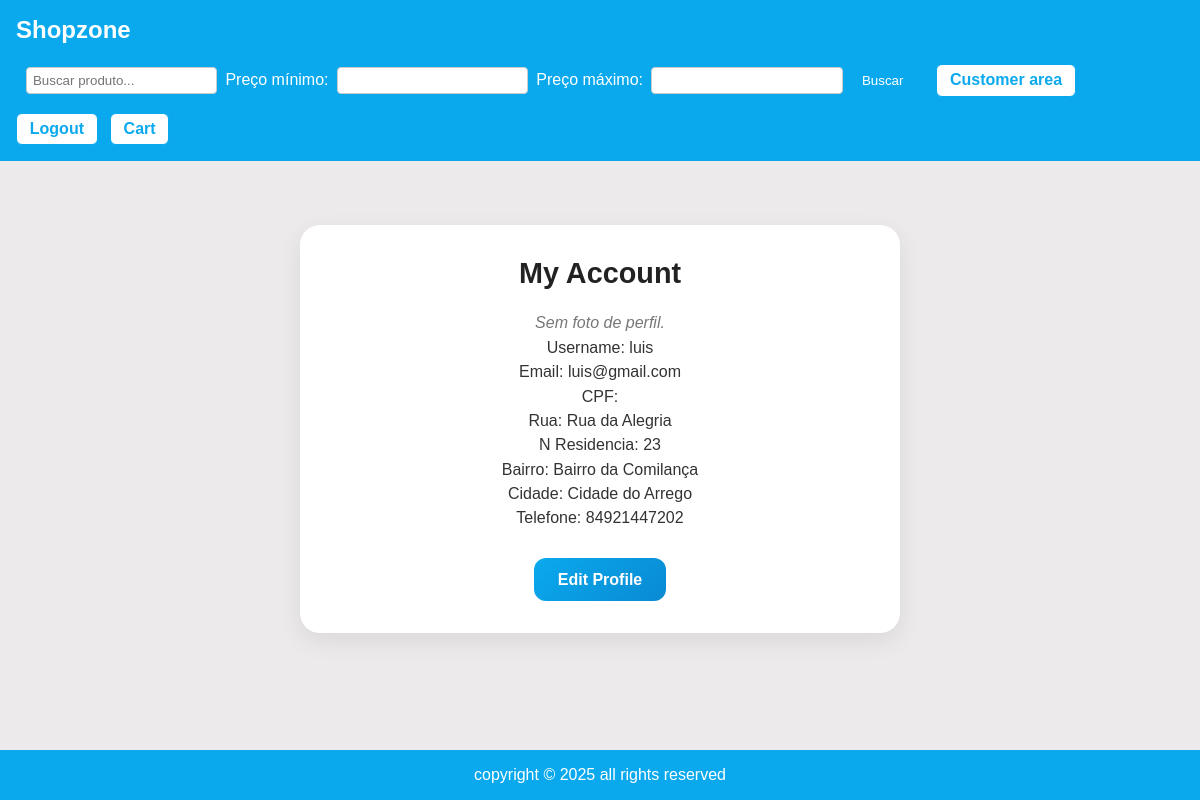
Screenshot of /customer/profile/ (signed in) with the database file from the repository.
### customer/models.py (models this page shows, shortened)
class CustomerModel(AbstractUser):
    cpf = models.CharField(max_length=11, unique=True, verbose_name="CPF")
    nome_rua = models.CharField(max_length=100, blank=True, null=True)
    numero_residencia = models.CharField(max_length=100, blank=True, null=True)
    nome_bairro = models.CharField(max_length=100, blank=True, null=True)
    nome_cidade = models.CharField(max_length=100, blank=True, null=True)
    telefone = models.CharField(max_length= 100, blank=False)
    foto_perfil = models.ImageField(upload_to='perfil/', null=True, blank=True, verbose_name="Foto de Perfil")

### customer/views.py (the view)
# urls.py: path('profile/', views.profile_view, name='profile_view'),
@login_required(login_url='customer/register/')
def profile_view(request):
    return render(request, 'customer/profile_view.html')

### customer/templates/customer/profile_view.html
{% extends "base.html" %}
{% load static %}
{% block extra_css %}
  <link rel="stylesheet" href="{% static 'css/profile_view.css' %}">
{% endblock %}
{% block content%}
    <div class="profile-container">
        <h1>My Account</h1>
        {% if request.user.foto_perfil %}
            <img src="{{ request.user.foto_perfil.url }}" alt="Foto de Perfil" width="150" height="150">
        {% else %}
            <p>Sem foto de perfil.</p>
        {% endif %}
        <p>Username: {{ request.user.username }}</p>
        <p>Email: {{ request.user.email }}</p>
        <p>CPF: {{ request.user.cpf }}</p>
        <p>Rua: {{ request.user.nome_rua }}</p>
        <p>N Residencia: {{ request.user.numero_residencia }}</p>
        <p>Bairro: {{ request.user.nome_bairro }}</p>
        <p>Cidade: {{ request.user.nome_cidade }}</p>
        <p>Telefone: {{ request.user.telefone }}</p>
        <a href="{% url 'profile_edit' %}">Edit Profile</a>
    </div>
{% endblock %}

### static/css/base.css (style rules this page uses)
* { box-sizing: border-box; padding: 0; margin: 0; }
body { display: flex; flex-direction: column; width: 100vw; min-height: 100vh; max-width: 100vw; overflow-x: hidden; }

### static/css/profile_view.css (style rules this page uses)
body { font-family: "Poppins", Arial, sans-serif; background-color: #f7f9fb; }
.profile-container { max-width: 600px; margin: 3rem auto; background-color: #fff; border-radius: 20px; box-shadow: 0 8px 25px rgba(0, 0, 0, 0.08); padding: 2rem; text-align: center; transition: transform 0.3s ease, box-shadow 0.3s ease; }
.profile-container h1 { font-size: 1.8rem; color: #222; margin-bottom: 1.5rem; }
.profile-container p { margin: 0.4rem 0; font-size: 1rem; color: #333; }
.profile-container p:first-of-type { font-style: italic; color: #777; }
.profile-container a { display: inline-block; margin-top: 1.5rem; background: linear-gradient(135deg, #0aa9ee, #098ad2); color: white; text-decoration: none; font-weight: 600; padding: 0.8rem 1.5rem; border-radius: 12px; transition: all 0.3s ease; }

### rows the page displays
CustomerModel: user.username "luis", user.email "luis@gmail.com", user.nome_rua "Rua da Alegria", user.numero_residencia "23", user.nome_bairro "Bairro da Comilança", user.nome_cidade "Cidade do Arrego", user.telefone "84921447202"
